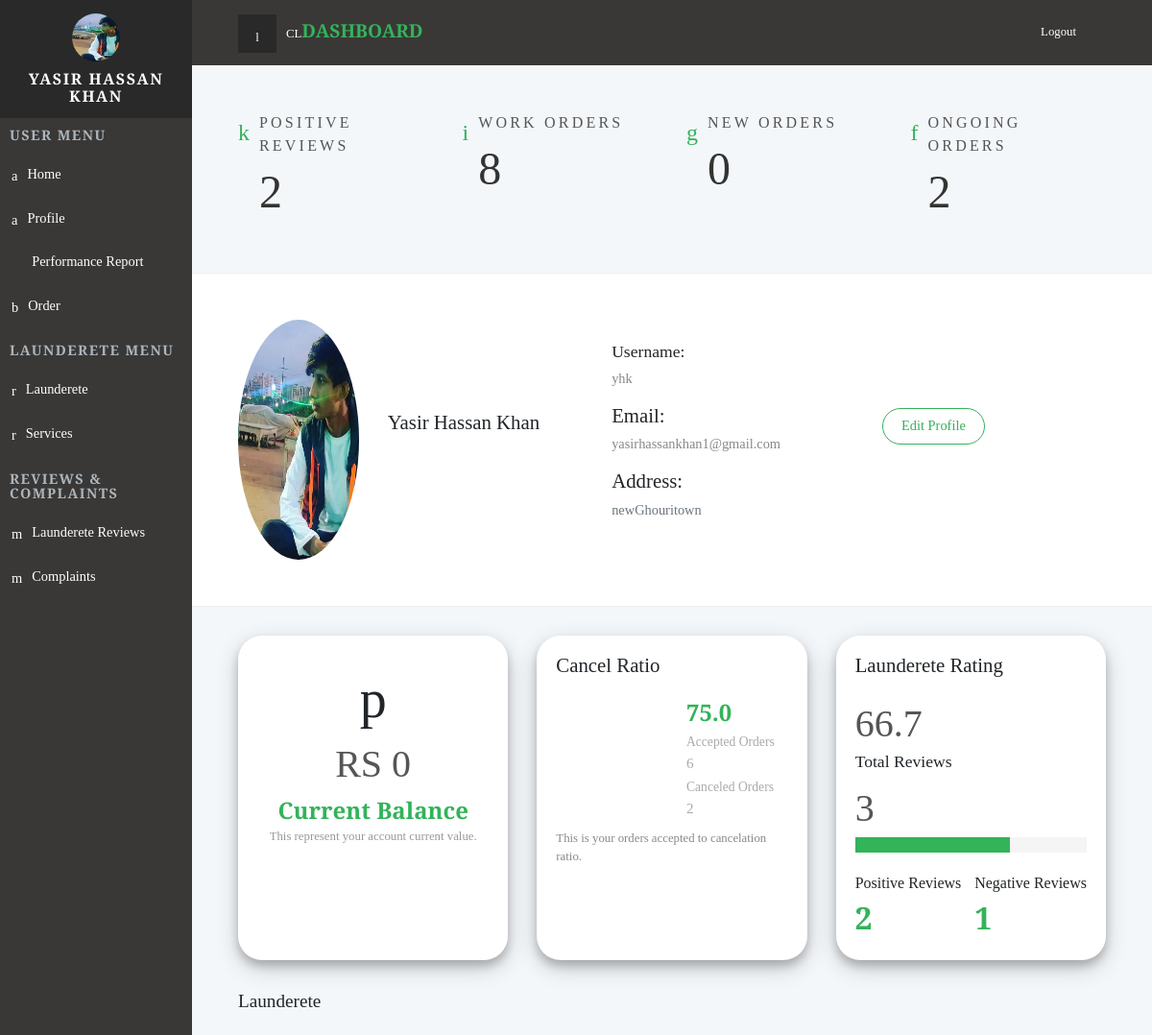
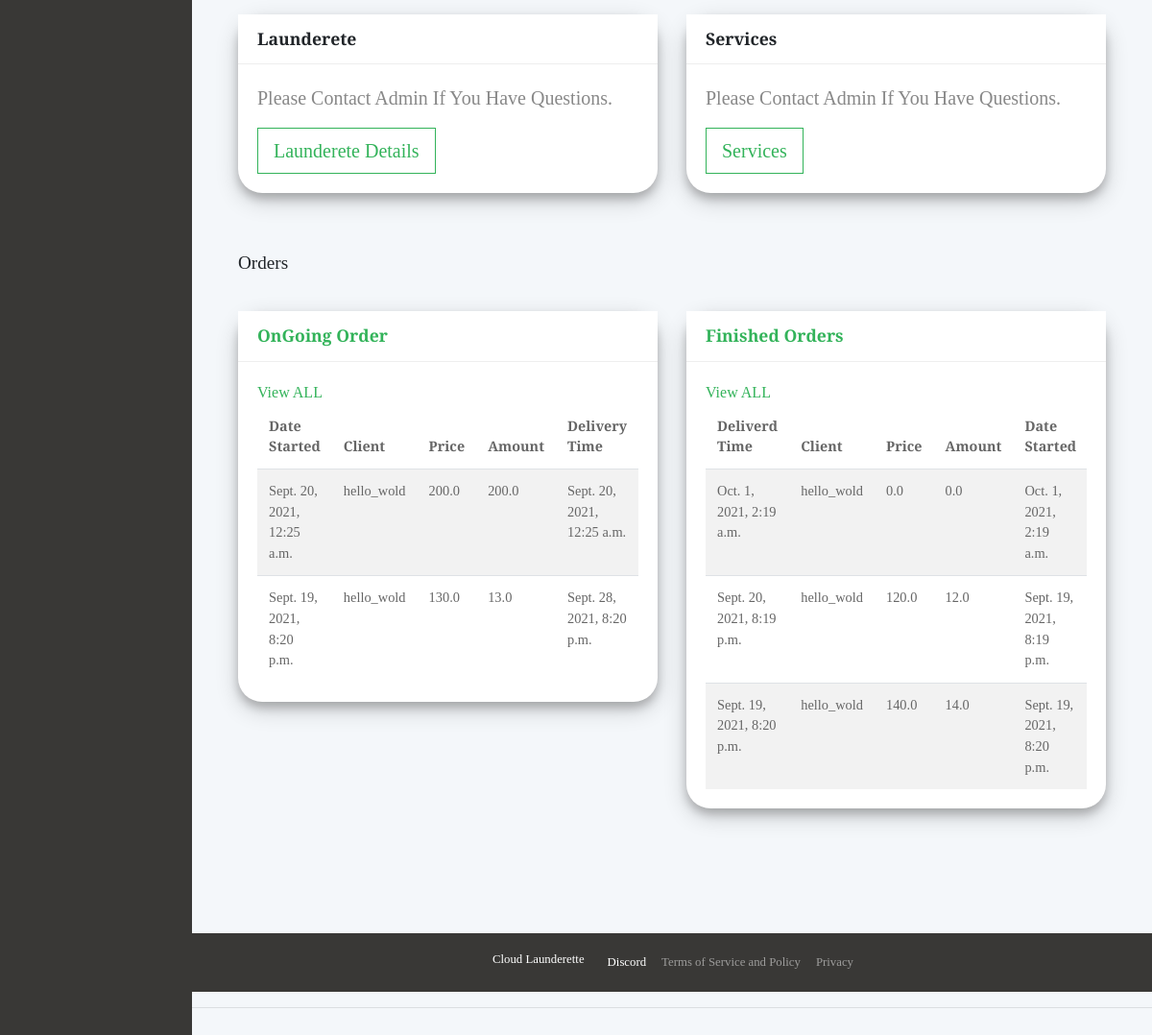
Before: /dashboard/ (signed in) with the older database file (2 pictures, top to bottom).
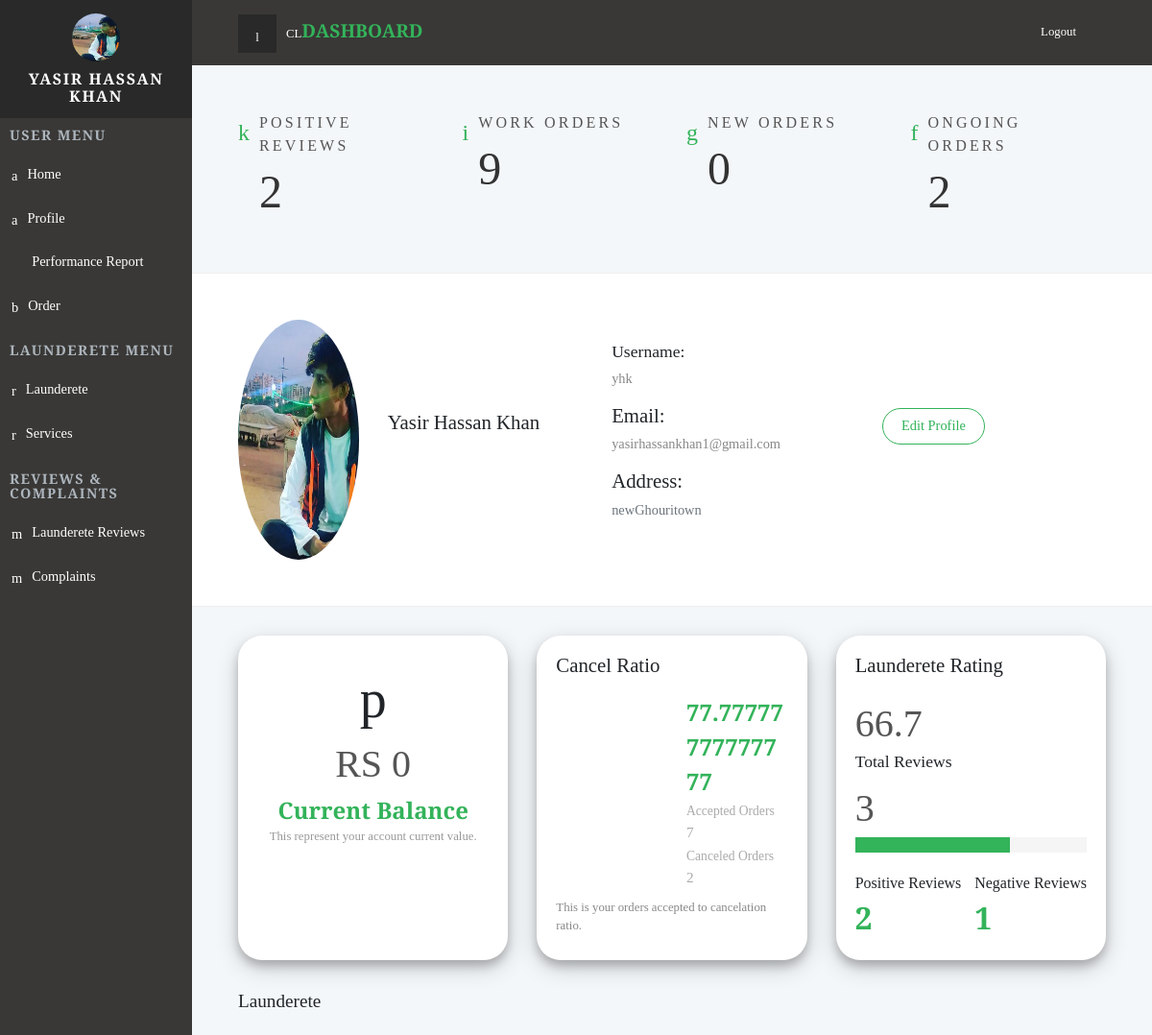
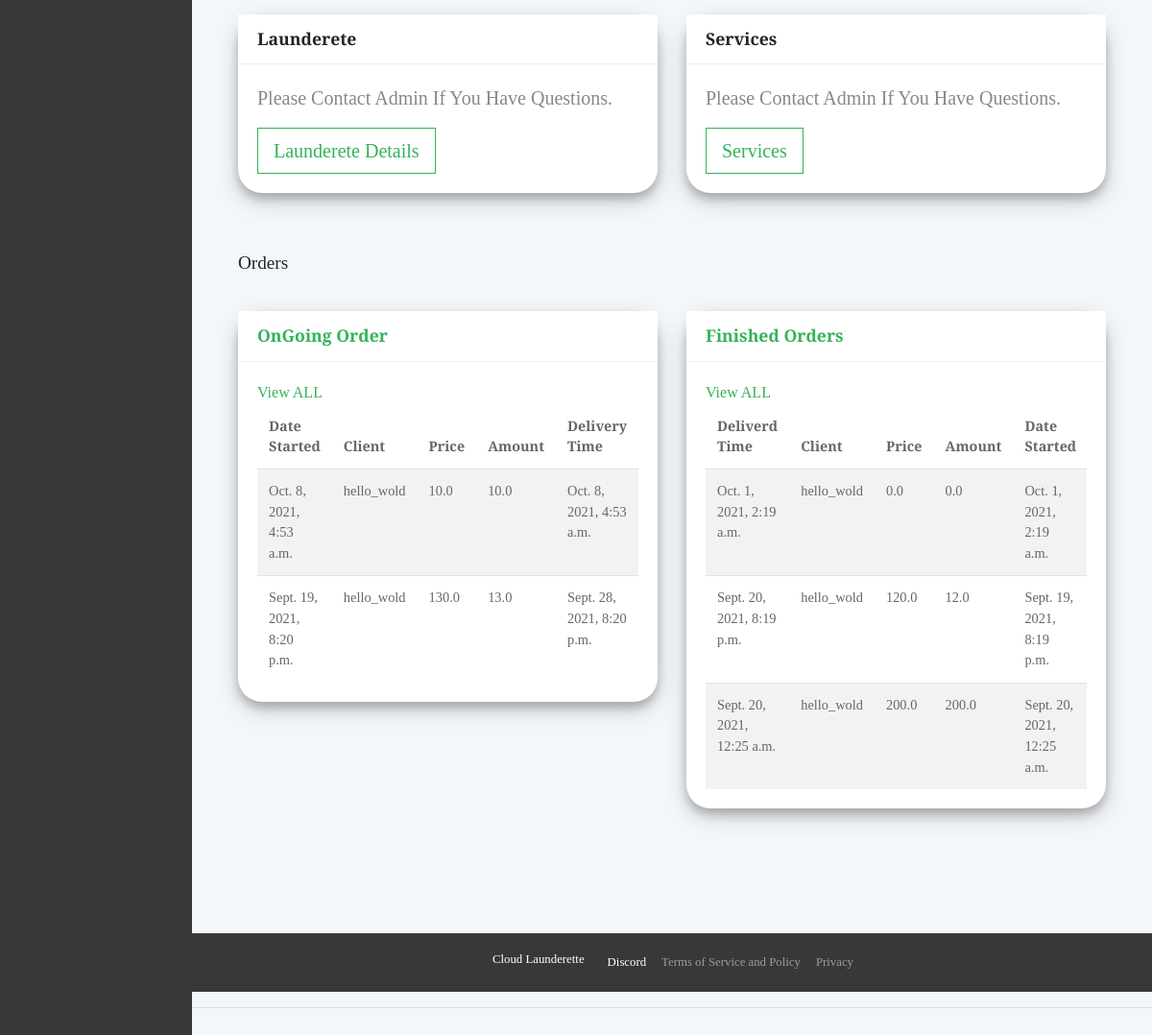
After: the same page with the newer database file (2 pictures, top to bottom).
### backend/models.py (models this page shows, shortened)
class Launderer(models.Model):
    user = models.OneToOneField(User, on_delete=models.CASCADE, null=True)
    name = models.CharField(max_length=200, null=True)
    profile_pic = models.ImageField( default="default-profile.png")
    address = models.CharField(max_length=200, null=True)
    isBlocked = models.BooleanField(default=False)
    date_joined =models.DateTimeField(auto_now_add=True)

class Order(models.Model):
    client = models.ForeignKey(Client, null=True, on_delete= models.SET_NULL)
    launderette = models.ForeignKey(Launderette, null=True, on_delete= models.SET_NULL)
    description = models.TextField(blank=True, null=True)
    price = models.FloatField(default=0)
    amount = models.FloatField(default=0)
    status =models.CharField(max_length=50, blank=True, null=True, choices=StatusChoice1.choices,default=StatusChoice1.PENDING)
    date_started = models.DateTimeField(null=True, blank=True)
    date_created = models.DateTimeField(auto_now_add=True, null=True)
    date_end = models.DateTimeField(null=True,  blank=True)

class Client(models.Model):
    user = models.OneToOneField(User, on_delete=models.CASCADE, null=True)
    name = models.CharField(max_length=200, null=True)
    profile_pic = models.ImageField(default="default-profile.png")
    address = models.CharField(max_length=200, null=True)
    isBlocked = models.BooleanField(default=False)
    date_joined =models.DateTimeField(auto_now_add=True)
    def __str__(self):
        return str(self.user)

### backend/decorators.py (the view)
		def wrapper_func(request, *args, **kwargs):
			group = None
			if request.user.groups.exists():
				group = request.user.groups.all()[0].name
			if group in allowed_roles:
				return view_func(request, *args, **kwargs)
			else:
				return HttpResponse('You are not authorized to view this page')

### frontend/templates/frontend/dashboardIndex.html (shortened to what this page needs)
{%  extends 'frontend/partialview/base_template.html' %}
{% load static %}
{% block content %}
    <div class="page">
    {% include 'frontend/partialview/topbar.html' %}
      <section class="dashboard-counts section-padding">
        <div class="container-fluid">
          <div class="row">
            <div class="col-xl-3 col-md-4 col-6">
              <div class="wrapper count-title d-flex">
                <div class="icon"><i class="icon-user"></i></div>
                <div class="name"><strong class="text-uppercase">Positive Reviews</strong>
                  <div class="count-number">{{positiveReviews}}</div>
                </div>
              </div>
            </div>
            <div class="col-xl-3 col-md-4 col-6">
              <div class="wrapper count-title d-flex">
                <div class="icon"><i class="icon-padnote"></i></div>
                <div class="name"><strong class="text-uppercase">Work Orders</strong>
                  <div class="count-number">{{totalOrders}}</div>
                </div>
              </div>
            </div>
            <div class="col-xl-3 col-md-4 col-6">
              <div class="wrapper count-title d-flex">
                <div class="icon"><i class="icon-check"></i></div>
                <div class="name"><strong class="text-uppercase">New Orders</strong>
                  <div class="count-number">{{newOrders}}</div>
                </div>
              </div>
            </div>
            <div class="col-xl-3 col-md-4 col-6">
              <div class="wrapper count-title d-flex">
                <div class="icon"><i class="icon-bill"></i></div>
                <div class="name"><strong class="text-uppercase">OnGoing Orders</strong>
                  <div class="count-number">{{totalOngoingOrders}}</div>
                </div>
              </div>
            </div>
          </div>
        </div>
      </section>
      <section class="dashboard-header section-padding">
        <div class="container-fluid">
          <div class="row d-flex align-items-md-stretch ">
            <div class="col-lg-2 col-md-6 ">
              <div class="card to-do">
                <div class="sidenav-header-inner text-center">
                  <img src="{{launderer.profile_pic.url}}"  alt="person" class="img-fluid pfp rounded-circle">
                </div>
              </div>
            </div>
            <div class="col-lg-3 col-md-6 py-4 my-4">
                <h2 class="display h4 py-4 my-4">{{launderer.name}}</h2>
                </div>
            <div class="col-lg-3 col-md-6 pt-4">
              <div class="card project-progress">
                <h3 class="display h4">Username:</h3>
                <p> {{launderer.user.username}}</p>
                <h2 class="display h4">Email:</h2>
                <p> {{launderer.user.email}}</p>
                <h2 class="display h4">Address:</h2>
                <p class='text-muted'>{{launderer.address}}</p>
              </div>
            </div>
            <div class="col-lg-3 col-md-12 flex-lg-last flex-md-first align-self-baseline">
              <div class="card sales-report p-4">
                <a class="btn btn-md btn-outline-primary pf-edit-btn mx-4 mb-2 mt-4" href="{% url 'myAccount' %}">Edit Profile</a>
              </div>
            </div>
          </div>
        </div>
      </section>
      <section class="statistics">
        <div class="container-fluid">
          <div class="row d-flex">
            <div class="col-lg-4">
              <div class="card income text-center">
                <div class="icon"><i class="icon-line-chart"></i></div>
                <div class="number">RS 0</div><strong class="text-primary">Current Balance</strong>
                <p>This represent your account current value.</p>
              </div>
            </div>
            <div class="col-lg-4">
              <div class="card data-usage">
                <h2 class="display h4">Cancel Ratio</h2>
                <div class="row d-flex align-items-center">
                  <div class="col-sm-6"><strong class="text-primary">{{acceptedOrdersRatio}}</strong>
                  <small>Accepted Orders</small>
                  <span>{{acceptedOrders}}</span>
                  <small>Canceled Orders</small>
                  <span>{{totalCanceledOrders}}</span>
                  </div>
                </div>
                <p>This is your orders accepted to cancelation ratio.</p>
              </div>
            </div>
            <div class="col-lg-4">
              <div class="card user-activity">
                <h2 class="display h4">Launderete Rating</h2>
                <div class="number">{{reviewsRatio|floatformat:1}}</div>
                <h3 class="h4 display">Total Reviews</h3>
                <div class="number">{{totalreviews}}</div>
                <div class="progress">
                  <div role="progressbar" style="width: {{reviewsRatio}}%" aria-valuenow="{{positiveReviews}}" aria-valuemin="0" aria-valuemax="{{totalreviews}}" class="progress-bar progress-bar bg-primary"></div>
                </div>
                <div class="page-statistics d-flex justify-content-between">
                  <div class="page-statistics-left"><span>Positive Reviews</span><strong>{{positiveReviews}}</strong></div>
                  <div class="page-statistics-right"><span>Negative Reviews</span><strong>{{negativeReviews}}</strong></div>
                </div>
              </div>
            </div>
          </div>
        </div>
      </section>
     <section class="charts">
        <div class="container-fluid">
          <header>
            <h1 class="h3 display">Launderete            </h1>
          </header>
          <div class="row">
            <div class="col-lg-6">
              <div class="card line-chart-example">
                <div class="card-header d-flex align-items-center">
                  <h4>Launderete</h4>
                </div>
                <div class="card-body">
                    <p class="lead">Please Contact Admin If You Have Questions.</p>
                    <a class="btn btn-lg btn-outline-primary" href="{% url 'launderette' %}"> Launderete Details</a>
                </div>
              </div>
            </div>
            <div class="col-lg-6">
              <div class="card bar-chart-example">
                <div class="card-header d-flex align-items-center">
                  <h4>Services</h4>
                </div>
                <div class="card-body">
                    <p class="lead">Please Contact Admin If You Have Questions.</p>
                    <a class="btn btn-lg btn-outline-primary" href="{% url 'services' %}">Services</a>
                </div>
              </div>
            </div>
          </div>
        </div>
     </section>
      <section class="charts">
        <div class="container-fluid">
          <header>
            <h1 class="h3 display">Orders            </h1>
          </header>
          <div class="row">
            <div class="col-lg-6">
              <div class="card">
              <div class="panel-group" id="accordion" role="tablist" aria-multiselectable="true">
                  <div class="panel panel-default">
                      <div class="panel-heading" role="tab" id="headingOne">
                          <div class="card-header">
                          <h4 class="panel-title">
                              <a data-toggle="collapse" data-parent="#accordion" href="#collapseOne" aria-expanded="true" aria-controls="collapseOne">
                              OnGoing Order
                              </a>
                          </h4>
                          </div>
                      </div>
                      <div id="collapseOne" class="panel-collapse collapse show" role="tabpanel" aria-labelledby="headingOne">
                          <div class="card-body">
                          <div class="table-responsive">
                              <table class="table table-striped table-hover">
                              <thead>
                                  <tr>
                                  <th>Date Started</th>
                                  <th>Client</th>
                                  <th>Price</th>
                                  <th>Amount</th>
                                  <th>Delivery Time</th>
                                  </tr>
                              </thead>
                              <tbody>
                              {% for ongoingOrder in ongoingOrders|slice:":5" %}
                                  <tr>
                                  <td>{{ongoingOrder.date_started}}</td>
                                  <td>{{ongoingOrder.client}}</td>
                                  <td>{{ongoingOrder.price}}</td>
                                  <td>{{ongoingOrder.amount}}</td>
                                  <td>{{ongoingOrder.date_end}}</td>
                                  </tr>
                                {% endfor %}
                              </tbody>
                            <a  href="{% url 'ongoingOrders' %}">View ALL</a>
                              </table>
                          </div>
                          </div>
                      </div>
                  </div>
              </div>
        </div>
            </div>
            <div class="col-lg-6"><div class="card">
            <div class="panel-group" id="accordion" role="tablist" aria-multiselectable="true">
                <div class="panel panel-default">
                    <div class="panel-heading" role="tab" id="headingOne">
                        <div class="card-header">
                        <h4 class="panel-title">
                            <a data-toggle="collapse" data-parent="#accordion" href="#collapseOne" aria-expanded="true" aria-controls="collapseOne">
                            Finished Orders
                            </a>
                        </h4>
                        </div>
                    </div>
                    <div id="collapseOne" class="panel-collapse collapse show" role="tabpanel" aria-labelledby="headingOne">
                        <div class="card-body">
                        <div class="table-responsive">
                            <table class="table table-striped table-hover">
                            <thead>
                                <tr>
                                  <th>Deliverd Time</th>
                                  <th>Client</th>
                                  <th>Price</th>
                                  <th>Amount</th>
                                  <th>Date Started</th>
                                </tr>
                            </thead>
                            <tbody>
                              {% for finishedOrder in finishedOrders|slice:":5" %}
                                  <tr>
                                  <td>{{finishedOrder.date_end}}</td>
                                  <td>{{finishedOrder.client}}</td>
                                  <td>{{finishedOrder.price}}</td>
                                  <td>{{finishedOrder.amount}}</td>
                                  <td>{{finishedOrder.date_started}}</td>
                                  </tr>
                                {% endfor %}
                            </tbody>
                            <a  href="{% url 'ordersHistory' %}">View ALL</a>
                            </table>
                        </div>
                        </div>
                    </div>
                </div>
            </div>
        </div>
            </div>
          </div>
        </div>
      </section>
      <footer class="main-footer">
      {% include 'frontend/partialView/footer_navbar.html' %}
      </footer>
    </div>
{% endblock content %}

### frontend/templates/frontend/partialview/header_navbar.html (shortened to what this page needs)
{% load static %}
    <nav class="side-navbar">
      <div class="side-navbar-wrapper">
        <div class="sidenav-header d-flex align-items-center justify-content-center">
          <div class="sidenav-header-inner text-center"><img src="{{launderer.profile_pic.url}}" alt="person" class="img-fluid rounded-circle">
            <h2 class="h5">{{launderer.name}}</h2>
          </div>
        </div>
        <div class="main-menu">
          <h5 class="sidenav-heading">User Menu</h5>
          <ul id="side-main-menu" class="side-menu list-unstyled">
            <li><a href="{% url 'dashboard' %}" > <i class="icon-form"></i>Home                             </a></li>
            <li><a href="{% url 'myAccount' %}"> <i class="icon-form"></i>Profile                             </a></li>
            <li class=""><a href="{% url 'Report' %}"> <i class="fa fa-bar-chart"></i>Performance Report                              </a></li>
            <li><a href="#exampledropdownDropdown2" aria-expanded="false" data-toggle="collapse"> <i class="icon-home"></i>Order </a>
            </li>
        </div>
        <div class="admin-menu">
          <h5 class="sidenav-heading">Launderete Menu</h5>
          <ul id="side-admin-menu" class="side-menu list-unstyled">
            <li> <a href="{% url 'launderette' %}"> <i class="icon-screen"> </i>Launderete</a></li>
            {% if totalLaunderette != 0 %}
              <li> <a href="{% url 'services' %}"> <i class="icon-screen"> </i>Services</a></li>
            {% endif %}
          </ul>
        </div>
        <div class="admin-menu">
          <h5 class="sidenav-heading">Reviews & Complaints</h5>
          <ul id="side-admin-menu" class="side-menu list-unstyled">
            {% if totalLaunderette != 0 %}
              <li> <a href="{% url 'laundaretteReviews' %}"> <i class="icon-flask"> </i>Launderete Reviews</a></li>
            {% endif %}
            <li> <a href="{% url 'complaints' %}"> <i class="icon-flask"> </i>Complaints</a></li>
          </ul>
        </div>
      </div>
    </nav>

Changed rows visible on the page:
no longer on this page (row unchanged): Order: date_end "Sept. 19, 2021, 8:20 p.m.", client "hello_wold", price "140.0", amount "14.0", date_started "Sept. 19, 2021, 8:20 p.m.", shown under "Finished Orders"
added Order: date_started "Oct. 8, 2021, 4:53 a.m.", client "hello_wold", price "10.0", amount "10.0", date_end "Oct. 8, 2021, 4:53 a.m.", shown under "OnGoing Order"
changed Order "Sept. 20, 2021, 12:25 a.m.": moves from the list under "OnGoing Order" to the list under "Finished Orders"
Other visible differences:
{{ totalOrders }}: "8" → "9"
{{ acceptedOrdersRatio }}: "75.0" → "77.77777777777777"
{{ acceptedOrders }}: "6" → "7"
